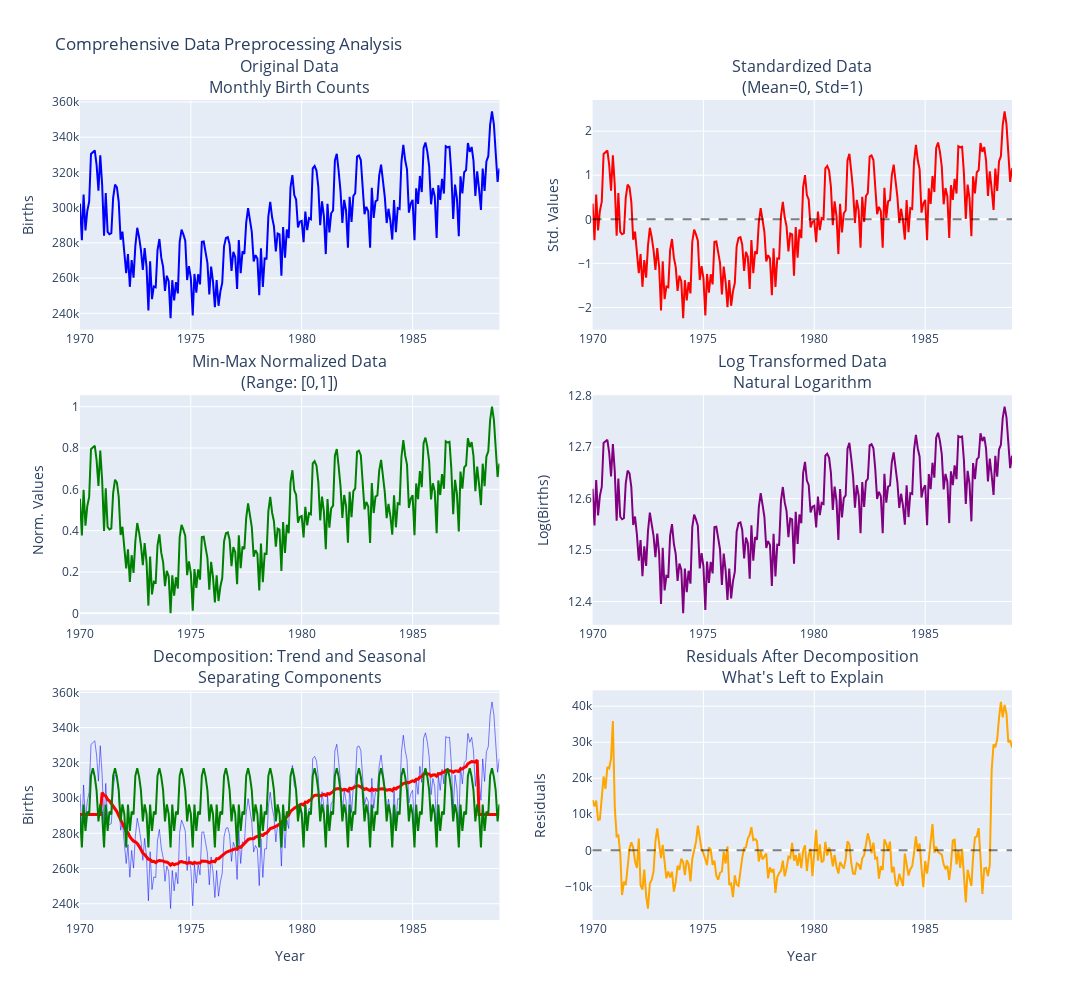

The notebook cell this image was saved under:
### Markdown cell above
### Data Preprocessing for Time Series Analysis

**Proper data preprocessing** is essential for successful Bayesian time series modeling. Unlike cross-sectional data, time series data have unique challenges that require specialized preprocessing techniques. The quality of our preprocessing directly impacts model performance, interpretability, and computational efficiency.

#### Why Preprocessing Matters for Time Series

1. **Numerical Stability**: Many MCMC samplers are sensitive to the scale of the data. Large values can cause numerical overflow, while tiny values can lead to underflow.

2. **Prior Specification**: When data are on a natural scale, it's easier to specify meaningful priors based on domain knowledge.

3. **Convergence**: Well-scaled data helps MCMC chains converge faster and mix better.

4. **Interpretability**: Standardized parameters are easier to compare across different variables.

#### Essential Preprocessing Steps

##### 1. Handling Missing Values

Time series often have missing observations due to:
- Equipment malfunctions
- Data collection gaps  
- Irregular reporting schedules

**Bayesian approaches** handle missing data naturally by treating missing values as **latent variables** to be estimated along with model parameters. This is a major advantage over classical methods that require imputation or deletion.

##### 2. Normalization and Standardization

**Standardization** transforms data to have mean 0 and standard deviation 1:
$$z_t = \frac{y_t - \bar{y}}{s_y}$$

**Min-Max normalization** scales data to a specific range (e.g., [0,1]):
$$y_t^{norm} = \frac{y_t - \min(y)}{\max(y) - \min(y)}$$

**Log transformation** is useful for:
- Data that span several orders of magnitude
- Series that exhibit multiplicative seasonality
- Ensuring positivity

$$y_t^{log} = \log(y_t)$$

##### 3. Trend and Seasonality Decomposition

**Classical decomposition** separates a time series into its constituent components:

$$y_t = T_t + S_t + R_t \quad \text{(additive)}$$
$$y_t = T_t \times S_t \times R_t \quad \text{(multiplicative)}$$

Where:
- $T_t$ = trend component
- $S_t$ = seasonal component  
- $R_t$ = remainder/irregular component

**STL decomposition** (Seasonal and Trend decomposition using Loess) provides a more robust alternative that handles:
- Changing seasonal patterns
- Missing values
- Outliers

Let's implement these preprocessing techniques on our births data:

### Code cell
# Comprehensive preprocessing demonstration using Plotly
def manual_stl_decomposition(series, period=12, trend_window=None):
    """
    Manual implementation of basic seasonal decomposition
    This is simplified compared to full STL but demonstrates the concepts
    """
    if trend_window is None:
        trend_window = period * 2 + 1
    
    series_array = np.array(series)
    
    # Step 1: Extract trend using centered moving average
    trend = np.full_like(series_array, np.nan, dtype=float)
    half_window = trend_window // 2
    
    for i in range(half_window, len(series_array) - half_window):
        trend[i] = np.mean(series_array[i-half_window:i+half_window+1])
    
    # Fill NaN values with forward/backward fill equivalent
    trend = np.where(np.isnan(trend), 
                    np.nanmean(trend), trend)
    
    # Step 2: Detrend the series
    detrended = series_array - trend
    
    # Step 3: Estimate seasonal component by averaging within each season
    seasonal = np.zeros_like(series_array)
    for i in range(period):
        mask = np.arange(i, len(series_array), period)
        if len(mask) > 0:
            seasonal[mask] = np.mean(detrended[mask])
    
    # Step 4: Calculate residual
    residual = series_array - trend - seasonal
    
    return trend, seasonal, residual

# Apply different preprocessing transformations using Polars
original_data = births_subset['births'].to_numpy()

# 1. Standardization
standardized = (original_data - original_data.mean()) / original_data.std()

# 2. Min-Max normalization  
min_max_norm = (original_data - original_data.min()) / (original_data.max() - original_data.min())

# 3. Log transformation
log_transform = np.log(original_data)

# 4. Seasonal decomposition
trend, seasonal, residual = manual_stl_decomposition(original_data, period=12)

# Create comprehensive preprocessing visualization using subplots
fig = make_subplots(
    rows=3, cols=2,
    subplot_titles=(
        'Original Data<br>Monthly Birth Counts',
        'Standardized Data<br>(Mean=0, Std=1)',
        'Min-Max Normalized Data<br>(Range: [0,1])',
        'Log Transformed Data<br>Natural Logarithm',
        'Decomposition: Trend and Seasonal<br>Separating Components',
        'Residuals After Decomposition<br>What\'s Left to Explain'
    ),
    vertical_spacing=0.08
)

# Get dates for plotting
dates = births_subset['date'].to_numpy()

# Original data
fig.add_trace(go.Scatter(
    x=dates, y=original_data,
    mode='lines',
    name='Original',
    line=dict(color='blue', width=2)
), row=1, col=1)

# Standardized data  
fig.add_trace(go.Scatter(
    x=dates, y=standardized,
    mode='lines',
    name='Standardized',
    line=dict(color='red', width=2)
), row=1, col=2)

fig.add_hline(y=0, line_dash="dash", line_color="black", opacity=0.5, row=1, col=2)

# Min-Max normalized data
fig.add_trace(go.Scatter(
    x=dates, y=min_max_norm,
    mode='lines',
    name='Min-Max Norm',
    line=dict(color='green', width=2)
), row=2, col=1)

# Log transformed data
fig.add_trace(go.Scatter(
    x=dates, y=log_transform,
    mode='lines',
    name='Log Transform',
    line=dict(color='purple', width=2)
), row=2, col=2)

# Seasonal decomposition - trend and seasonal
fig.add_trace(go.Scatter(
    x=dates, y=original_data,
    mode='lines',
    name='Original',
    line=dict(color='blue', width=1),
    opacity=0.5
), row=3, col=1)

fig.add_trace(go.Scatter(
    x=dates, y=trend,
    mode='lines',
    name='Trend',
    line=dict(color='red', width=3)
), row=3, col=1)

fig.add_trace(go.Scatter(
    x=dates, y=seasonal + original_data.mean(),
    mode='lines',
    name='Seasonal (shifted)',
    line=dict(color='green', width=2)
), row=3, col=1)

# Residuals after decomposition
fig.add_trace(go.Scatter(
    x=dates, y=residual,
    mode='lines',
    name='Residuals',
    line=dict(color='orange', width=2)
), row=3, col=2)

fig.add_hline(y=0, line_dash="dash", line_color="black", opacity=0.5, row=3, col=2)

# Update axes labels
fig.update_xaxes(title_text="Year", row=3, col=1)
fig.update_xaxes(title_text="Year", row=3, col=2)

fig.update_yaxes(title_text="Births", row=1, col=1)
fig.update_yaxes(title_text="Std. Values", row=1, col=2)
fig.update_yaxes(title_text="Norm. Values", row=2, col=1)
fig.update_yaxes(title_text="Log(Births)", row=2, col=2)
fig.update_yaxes(title_text="Births", row=3, col=1)
fig.update_yaxes(title_text="Residuals", row=3, col=2)

fig.update_layout(
    height=1000,
    width=1200,
    showlegend=False,
    title_text="Comprehensive Data Preprocessing Analysis"
)

fig.show()

# Comparative statistics
print("🔧 **Preprocessing Results Summary**:")
print("="*50)

transformations = {
    'Original': original_data,
    'Standardized': standardized, 
    'Min-Max Norm': min_max_norm,
    'Log Transform': log_transform,
    'Residuals': residual
}

print(f"{'Transformation':<15} {'Mean':<10} {'Std':<10} {'Min':<10} {'Max':<10} {'Range':<10}")
print("-" * 75)

for name, data in transformations.items():
    mean_val = np.mean(data)
    std_val = np.std(data)
    min_val = np.min(data)
    max_val = np.max(data)
    range_val = max_val - min_val
    
    print(f"{name:<15} {mean_val:<10.2f} {std_val:<10.2f} {min_val:<10.2f} {max_val:<10.2f} {range_val:<10.2f}")

print(f"\n**Key Insights**:")
print(f"• **Standardization** centers data around 0 with unit variance - ideal for MCMC")
print(f"• **Min-Max normalization** bounds data in [0,1] - useful for bounded priors")
print(f"• **Log transformation** reduces right skew and multiplicative effects")
print(f"• **Decomposition** reduces residual variance by {(1-np.std(residual)/original_data.std())*100:.1f}% - simpler patterns to model")

# Choose standardized data for modeling
births_standardized = standardized
print(f"\n✅ **Selected preprocessing**: Standardized data (mean=0, std=1)")
print(f"   This choice provides:")
print(f"   • Numerical stability for MCMC sampling")
print(f"   • Easy interpretation of parameters")
print(f"   • Natural scale for prior specification")

### Figure 1 — Plotly figure (JSON) as saved in the notebook; plotly's stock layout.template omitted (floating-point values rounded to 4 significant figures; data arrays with more than 128 entries replaced by an {"elided": "..."} marker saying what was removed)
{"data": [{"line": {"color": "blue", "width": 2}, "mode": "lines", "name": "Original", "type": "scatter", "x": {"elided": "228 str values"}, "xaxis": "x", "y": {"elided": "228 int values"}, "yaxis": "y"}, {"line": {"color": "red", "width": 2}, "mode": "lines", "name": "Standardized", "type": "scatter", "x": {"elided": "228 str values"}, "xaxis": "x2", "y": {"elided": "228 float values"}, "yaxis": "y2"}, {"line": {"color": "green", "width": 2}, "mode": "lines", "name": "Min-Max Norm", "type": "scatter", "x": {"elided": "228 str values"}, "xaxis": "x3", "y": {"elided": "228 float values"}, "yaxis": "y3"}, {"line": {"color": "purple", "width": 2}, "mode": "lines", "name": "Log Transform", "type": "scatter", "x": {"elided": "228 str values"}, "xaxis": "x4", "y": {"elided": "228 float values"}, "yaxis": "y4"}, {"line": {"color": "blue", "width": 1}, "mode": "lines", "name": "Original", "opacity": 0.5, "type": "scatter", "x": {"elided": "228 str values"}, "xaxis": "x5", "y": {"elided": "228 int values"}, "yaxis": "y5"}, {"line": {"color": "red", "width": 3}, "mode": "lines", "name": "Trend", "type": "scatter", "x": {"elided": "228 str values"}, "xaxis": "x5", "y": {"elided": "228 float values"}, "yaxis": "y5"}, {"line": {"color": "green", "width": 2}, "mode": "lines", "name": "Seasonal (shifted)", "type": "scatter", "x": {"elided": "228 str values"}, "xaxis": "x5", "y": {"elided": "228 float values"}, "yaxis": "y5"}, {"line": {"color": "orange", "width": 2}, "mode": "lines", "name": "Residuals", "type": "scatter", "x": {"elided": "228 str values"}, "xaxis": "x6", "y": {"elided": "228 float values"}, "yaxis": "y6"}], "layout": {"annotations": [{"font": {"size": 16}, "showarrow": false, "text": "Original Data<br>Monthly Birth Counts", "x": 0.225, "xanchor": "center", "xref": "paper", "y": 1, "yanchor": "bottom", "yref": "paper"}, {"font": {"size": 16}, "showarrow": false, "text": "Standardized Data<br>(Mean=0, Std=1)", "x": 0.775, "xanchor": "center", "xref": "paper", "y": 1, "yanchor": "bottom", "yref": "paper"}, {"font": {"size": 16}, "showarrow": false, "text": "Min-Max Normalized Data<br>(Range: [0,1])", "x": 0.225, "xanchor": "center", "xref": "paper", "y": 0.64, "yanchor": "bottom", "yref": "paper"}, {"font": {"size": 16}, "showarrow": false, "text": "Log Transformed Data<br>Natural Logarithm", "x": 0.775, "xanchor": "center", "xref": "paper", "y": 0.64, "yanchor": "bottom", "yref": "paper"}, {"font": {"size": 16}, "showarrow": false, "text": "Decomposition: Trend and Seasonal<br>Separating Components", "x": 0.225, "xanchor": "center", "xref": "paper", "y": 0.28, "yanchor": "bottom", "yref": "paper"}, {"font": {"size": 16}, "showarrow": false, "text": "Residuals After Decomposition<br>What's Left to Explain", "x": 0.775, "xanchor": "center", "xref": "paper", "y": 0.28, "yanchor": "bottom", "yref": "paper"}], "height": 1000, "shapes": [{"line": {"color": "black", "dash": "dash"}, "opacity": 0.5, "type": "line", "x0": 0, "x1": 1, "xref": "x2 domain", "y0": 0, "y1": 0, "yref": "y2"}, {"line": {"color": "black", "dash": "dash"}, "opacity": 0.5, "type": "line", "x0": 0, "x1": 1, "xref": "x6 domain", "y0": 0, "y1": 0, "yref": "y6"}], "showlegend": false, "title": {"text": "Comprehensive Data Preprocessing Analysis"}, "width": 1200, "xaxis": {"anchor": "y", "domain": [0, 0.45]}, "xaxis2": {"anchor": "y2", "domain": [0.55, 1]}, "xaxis3": {"anchor": "y3", "domain": [0, 0.45]}, "xaxis4": {"anchor": "y4", "domain": [0.55, 1]}, "xaxis5": {"anchor": "y5", "domain": [0, 0.45], "title": {"text": "Year"}}, "xaxis6": {"anchor": "y6", "domain": [0.55, 1], "title": {"text": "Year"}}, "yaxis": {"anchor": "x", "domain": [0.72, 1], "title": {"text": "Births"}}, "yaxis2": {"anchor": "x2", "domain": [0.72, 1], "title": {"text": "Std. Values"}}, "yaxis3": {"anchor": "x3", "domain": [0.36, 0.64], "title": {"text": "Norm. Values"}}, "yaxis4": {"anchor": "x4", "domain": [0.36, 0.64], "title": {"text": "Log(Births)"}}, "yaxis5": {"anchor": "x5", "domain": [0, 0.28], "title": {"text": "Births"}}, "yaxis6": {"anchor": "x6", "domain": [0, 0.28], "title": {"text": "Residuals"}}}}
